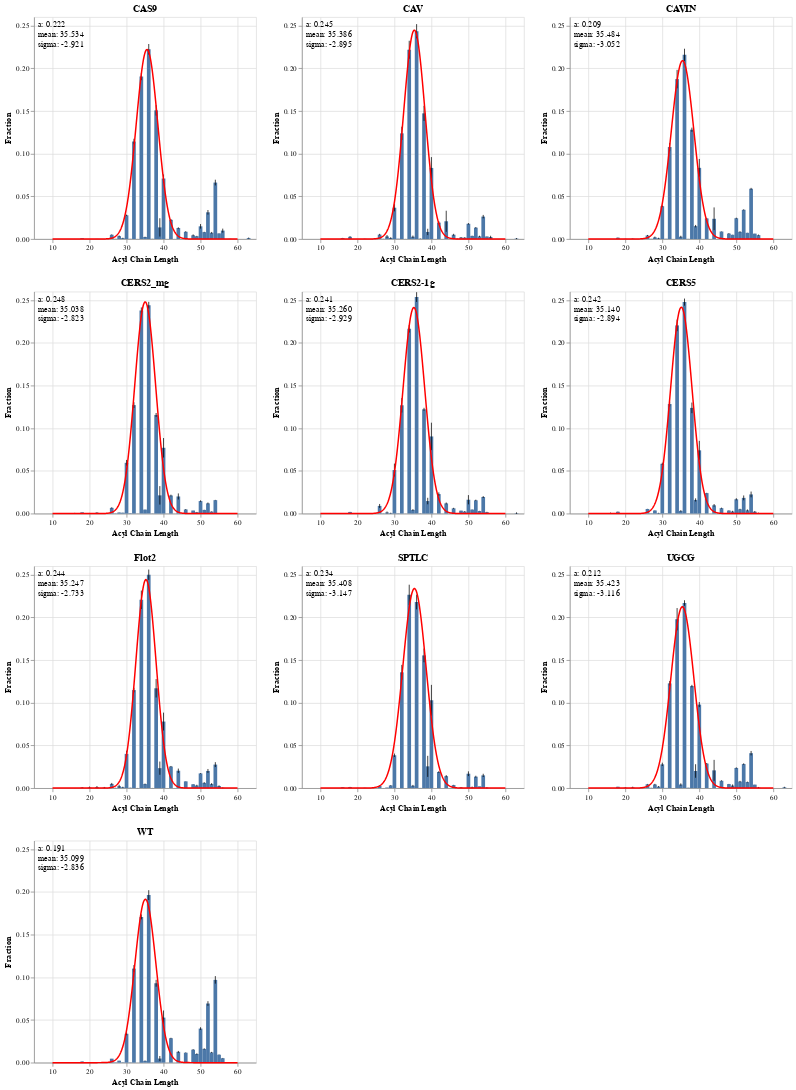

Write notebook code for a chart like this one.
### Code cell
chart_list = []
i = 0
def g(x,a,x0,sigma):
        return a*np.exp(-(x-x0)**2/(2*sigma**2))
    
for protein in ptnstd['protein'].unique():
    source = ptnstd[ptnstd['protein'] == protein]
    
    # create error bars
    err = alt.Chart(source).mark_errorbar(extent='stdev').encode(
        x='Acyl Chain Length:Q',
        y='Fraction:Q',
    )
    
    # create histogram
    bar = alt.Chart(source).mark_bar().encode(
        x='Acyl Chain Length:Q',
        y=alt.Y('mean(Fraction):Q').scale(domain=[0,.26]),
    ).properties(title=protein)
    
    # create gaussian
    x = ptns[(ptns['Acyl Chain Length'] % 2 == 0)]['Acyl Chain Length']
    y = ptns[protein].loc[x.index]
    
    # expected vals
    n = len(x)                         
    mean = sum(x*y)/n                  
    sigma = sum(y*(x-mean)**2)/n 
    
    popt,pcov = curve_fit(gaus,x,y,p0=[1,mean,sigma])
    
    xx = np.linspace(10, 60, 500)
    
    s = pd.DataFrame({'Acyl Chain Length':xx, 'y':gaus(xx, *popt)})
    
    gauss = alt.Chart(s).mark_line(color='red').encode(
        x='Acyl Chain Length:Q',
        y='y:Q'
    )
    
    text = alt.Chart({'values':[{}]}).mark_text(
        align="left", baseline="top"
    ).encode(
        x=alt.value(5),  # pixels from left
        y=alt.value(5),  # pixels from top
        text=alt.value([f"a: {popt[0]:.3f}", f"mean: {popt[1]:.3f}", f"sigma: {popt[2]:.3f}"])
    )
    
    # append to chart list
    chart = bar + err + gauss + text
    
    chart_list.append(chart)
    
    i +=1
    

side_by_side_err = alt.hconcat(*chart_list[:3]) & alt.hconcat(*chart_list[3:6]) & alt.hconcat(*chart_list[6:9]) & chart_list[9]

side_by_side_err

### Figure 1 — Vega-Lite specification as saved in the notebook (floating-point values rounded to 4 significant figures; data arrays with more than 128 entries replaced by an {"elided": "..."} marker saying what was removed)
{"config": {"view": {"continuousWidth": 300, "continuousHeight": 300}}, "vconcat": [{"hconcat": [{"layer": [{"mark": {"type": "bar"}, "encoding": {"x": {"field": "Acyl Chain Length", "type": "quantitative"}, "y": {"aggregate": "mean", "field": "Fraction", "scale": {"domain": [0, 0.26]}, "type": "quantitative"}}, "title": "CAS9"}, {"mark": {"type": "errorbar", "extent": "stdev"}, "encoding": {"x": {"field": "Acyl Chain Length", "type": "quantitative"}, "y": {"field": "Fraction", "type": "quantitative"}}}, {"data": {"name": "data-72bc2a580de34b12fb839f210866ef17"}, "mark": {"type": "line", "color": "red"}, "encoding": {"x": {"field": "Acyl Chain Length", "type": "quantitative"}, "y": {"field": "y", "type": "quantitative"}}}, {"data": {"name": "empty"}, "mark": {"type": "text", "align": "left", "baseline": "top"}, "encoding": {"text": {"value": ["a: 0.222", "mean: 35.534", "sigma: -2.921"]}, "x": {"value": 5}, "y": {"value": 5}}}], "data": {"name": "data-0e140cbde06a05112803624adbe51bd8"}}, {"layer": [{"mark": {"type": "bar"}, "encoding": {"x": {"field": "Acyl Chain Length", "type": "quantitative"}, "y": {"aggregate": "mean", "field": "Fraction", "scale": {"domain": [0, 0.26]}, "type": "quantitative"}}, "title": "CAV"}, {"mark": {"type": "errorbar", "extent": "stdev"}, "encoding": {"x": {"field": "Acyl Chain Length", "type": "quantitative"}, "y": {"field": "Fraction", "type": "quantitative"}}}, {"data": {"name": "data-1f7822287d46cb7f658b02cdb9376e16"}, "mark": {"type": "line", "color": "red"}, "encoding": {"x": {"field": "Acyl Chain Length", "type": "quantitative"}, "y": {"field": "y", "type": "quantitative"}}}, {"data": {"name": "empty"}, "mark": {"type": "text", "align": "left", "baseline": "top"}, "encoding": {"text": {"value": ["a: 0.245", "mean: 35.386", "sigma: -2.895"]}, "x": {"value": 5}, "y": {"value": 5}}}], "data": {"name": "data-cc2bc58d17b0c4a92ab9d878a3e1e896"}}, {"layer": [{"mark": {"type": "bar"}, "encoding": {"x": {"field": "Acyl Chain Length", "type": "quantitative"}, "y": {"aggregate": "mean", "field": "Fraction", "scale": {"domain": [0, 0.26]}, "type": "quantitative"}}, "title": "CAVIN"}, {"mark": {"type": "errorbar", "extent": "stdev"}, "encoding": {"x": {"field": "Acyl Chain Length", "type": "quantitative"}, "y": {"field": "Fraction", "type": "quantitative"}}}, {"data": {"name": "data-6d7c597e10f8c60f8a73c1cee5d879df"}, "mark": {"type": "line", "color": "red"}, "encoding": {"x": {"field": "Acyl Chain Length", "type": "quantitative"}, "y": {"field": "y", "type": "quantitative"}}}, {"data": {"name": "empty"}, "mark": {"type": "text", "align": "left", "baseline": "top"}, "encoding": {"text": {"value": ["a: 0.209", "mean: 35.484", "sigma: -3.052"]}, "x": {"value": 5}, "y": {"value": 5}}}], "data": {"name": "data-363cd3c5b3123c69106a1ce587fade77"}}]}, {"hconcat": [{"layer": [{"mark": {"type": "bar"}, "encoding": {"x": {"field": "Acyl Chain Length", "type": "quantitative"}, "y": {"aggregate": "mean", "field": "Fraction", "scale": {"domain": [0, 0.26]}, "type": "quantitative"}}, "title": "CERS2_mg"}, {"mark": {"type": "errorbar", "extent": "stdev"}, "encoding": {"x": {"field": "Acyl Chain Length", "type": "quantitative"}, "y": {"field": "Fraction", "type": "quantitative"}}}, {"data": {"name": "data-d4f92d112468a8737513e4da2a71bd6a"}, "mark": {"type": "line", "color": "red"}, "encoding": {"x": {"field": "Acyl Chain Length", "type": "quantitative"}, "y": {"field": "y", "type": "quantitative"}}}, {"data": {"name": "empty"}, "mark": {"type": "text", "align": "left", "baseline": "top"}, "encoding": {"text": {"value": ["a: 0.248", "mean: 35.038", "sigma: -2.823"]}, "x": {"value": 5}, "y": {"value": 5}}}], "data": {"name": "data-0ae249bd0a88a3a1af5ce70e6a57c3fc"}}, {"layer": [{"mark": {"type": "bar"}, "encoding": {"x": {"field": "Acyl Chain Length", "type": "quantitative"}, "y": {"aggregate": "mean", "field": "Fraction", "scale": {"domain": [0, 0.26]}, "type": "quantitative"}}, "title": "CERS2-1g"}, {"mark": {"type": "errorbar", "extent": "stdev"}, "encoding": {"x": {"field": "Acyl Chain Length", "type": "quantitative"}, "y": {"field": "Fraction", "type": "quantitative"}}}, {"data": {"name": "data-197b460940fac57b2639e493012feecc"}, "mark": {"type": "line", "color": "red"}, "encoding": {"x": {"field": "Acyl Chain Length", "type": "quantitative"}, "y": {"field": "y", "type": "quantitative"}}}, {"data": {"name": "empty"}, "mark": {"type": "text", "align": "left", "baseline": "top"}, "encoding": {"text": {"value": ["a: 0.241", "mean: 35.260", "sigma: -2.929"]}, "x": {"value": 5}, "y": {"value": 5}}}], "data": {"name": "data-8928244519f60bf3943d783d239680a2"}}, {"layer": [{"mark": {"type": "bar"}, "encoding": {"x": {"field": "Acyl Chain Length", "type": "quantitative"}, "y": {"aggregate": "mean", "field": "Fraction", "scale": {"domain": [0, 0.26]}, "type": "quantitative"}}, "title": "CERS5"}, {"mark": {"type": "errorbar", "extent": "stdev"}, "encoding": {"x": {"field": "Acyl Chain Length", "type": "quantitative"}, "y": {"field": "Fraction", "type": "quantitative"}}}, {"data": {"name": "data-835f9d4989b995d41f65c210a363b401"}, "mark": {"type": "line", "color": "red"}, "encoding": {"x": {"field": "Acyl Chain Length", "type": "quantitative"}, "y": {"field": "y", "type": "quantitative"}}}, {"data": {"name": "empty"}, "mark": {"type": "text", "align": "left", "baseline": "top"}, "encoding": {"text": {"value": ["a: 0.242", "mean: 35.140", "sigma: -2.894"]}, "x": {"value": 5}, "y": {"value": 5}}}], "data": {"name": "data-72a4758ad72767c398cdf6b47f78aa94"}}]}, {"hconcat": [{"layer": [{"mark": {"type": "bar"}, "encoding": {"x": {"field": "Acyl Chain Length", "type": "quantitative"}, "y": {"aggregate": "mean", "field": "Fraction", "scale": {"domain": [0, 0.26]}, "type": "quantitative"}}, "title": "Flot2"}, {"mark": {"type": "errorbar", "extent": "stdev"}, "encoding": {"x": {"field": "Acyl Chain Length", "type": "quantitative"}, "y": {"field": "Fraction", "type": "quantitative"}}}, {"data": {"name": "data-80fee7506c65e826a9c7e6ba7f3fbfff"}, "mark": {"type": "line", "color": "red"}, "encoding": {"x": {"field": "Acyl Chain Length", "type": "quantitative"}, "y": {"field": "y", "type": "quantitative"}}}, {"data": {"name": "empty"}, "mark": {"type": "text", "align": "left", "baseline": "top"}, "encoding": {"text": {"value": ["a: 0.244", "mean: 35.247", "sigma: -2.733"]}, "x": {"value": 5}, "y": {"value": 5}}}], "data": {"name": "data-a5d1b7f51dd2c6bdd86ca65f70bdddbb"}}, {"layer": [{"mark": {"type": "bar"}, "encoding": {"x": {"field": "Acyl Chain Length", "type": "quantitative"}, "y": {"aggregate": "mean", "field": "Fraction", "scale": {"domain": [0, 0.26]}, "type": "quantitative"}}, "title": "SPTLC"}, {"mark": {"type": "errorbar", "extent": "stdev"}, "encoding": {"x": {"field": "Acyl Chain Length", "type": "quantitative"}, "y": {"field": "Fraction", "type": "quantitative"}}}, {"data": {"name": "data-cb44cf4644cfd9cc96dd28d6bd24ebcf"}, "mark": {"type": "line", "color": "red"}, "encoding": {"x": {"field": "Acyl Chain Length", "type": "quantitative"}, "y": {"field": "y", "type": "quantitative"}}}, {"data": {"name": "empty"}, "mark": {"type": "text", "align": "left", "baseline": "top"}, "encoding": {"text": {"value": ["a: 0.234", "mean: 35.408", "sigma: -3.147"]}, "x": {"value": 5}, "y": {"value": 5}}}], "data": {"name": "data-2f628a3bb4d31cdf086f32e3fa17789f"}}, {"layer": [{"mark": {"type": "bar"}, "encoding": {"x": {"field": "Acyl Chain Length", "type": "quantitative"}, "y": {"aggregate": "mean", "field": "Fraction", "scale": {"domain": [0, 0.26]}, "type": "quantitative"}}, "title": "UGCG"}, {"mark": {"type": "errorbar", "extent": "stdev"}, "encoding": {"x": {"field": "Acyl Chain Length", "type": "quantitative"}, "y": {"field": "Fraction", "type": "quantitative"}}}, {"data": {"name": "data-334df25d7da731cb5822d3e1f2177ea3"}, "mark": {"type": "line", "color": "red"}, "encoding": {"x": {"field": "Acyl Chain Length", "type": "quantitative"}, "y": {"field": "y", "type": "quantitative"}}}, {"data": {"name": "empty"}, "mark": {"type": "text", "align": "left", "baseline": "top"}, "encoding": {"text": {"value": ["a: 0.212", "mean: 35.423", "sigma: -3.116"]}, "x": {"value": 5}, "y": {"value": 5}}}], "data": {"name": "data-667acebbb8b0c4bfe87015bd7fa05579"}}]}, {"layer": [{"mark": {"type": "bar"}, "encoding": {"x": {"field": "Acyl Chain Length", "type": "quantitative"}, "y": {"aggregate": "mean", "field": "Fraction", "scale": {"domain": [0, 0.26]}, "type": "quantitative"}}, "title": "WT"}, {"mark": {"type": "errorbar", "extent": "stdev"}, "encoding": {"x": {"field": "Acyl Chain Length", "type": "quantitative"}, "y": {"field": "Fraction", "type": "quantitative"}}}, {"data": {"name": "data-22a0cc946dabfa9ad6e25483be4c1b94"}, "mark": {"type": "line", "color": "red"}, "encoding": {"x": {"field": "Acyl Chain Length", "type": "quantitative"}, "y": {"field": "y", "type": "quantitative"}}}, {"data": {"name": "empty"}, "mark": {"type": "text", "align": "left", "baseline": "top"}, "encoding": {"text": {"value": ["a: 0.191", "mean: 35.099", "sigma: -2.836"]}, "x": {"value": 5}, "y": {"value": 5}}}], "data": {"name": "data-038e6707c63ca33725c4cf506216ceb4"}}], "$schema": "https://vega.github.io/schema/vega-lite/v5.16.3.json", "datasets": {"data-0e140cbde06a05112803624adbe51bd8": {"elided": "172 records"}, "data-72bc2a580de34b12fb839f210866ef17": {"elided": "500 records"}, "empty": [{}], "data-cc2bc58d17b0c4a92ab9d878a3e1e896": {"elided": "172 records"}, "data-1f7822287d46cb7f658b02cdb9376e16": {"elided": "500 records"}, "data-363cd3c5b3123c69106a1ce587fade77": {"elided": "172 records"}, "data-6d7c597e10f8c60f8a73c1cee5d879df": {"elided": "500 records"}, "data-0ae249bd0a88a3a1af5ce70e6a57c3fc": {"elided": "172 records"}, "data-d4f92d112468a8737513e4da2a71bd6a": {"elided": "500 records"}, "data-8928244519f60bf3943d783d239680a2": {"elided": "172 records"}, "data-197b460940fac57b2639e493012feecc": {"elided": "500 records"}, "data-72a4758ad72767c398cdf6b47f78aa94": {"elided": "172 records"}, "data-835f9d4989b995d41f65c210a363b401": {"elided": "500 records"}, "data-a5d1b7f51dd2c6bdd86ca65f70bdddbb": {"elided": "172 records"}, "data-80fee7506c65e826a9c7e6ba7f3fbfff": {"elided": "500 records"}, "data-2f628a3bb4d31cdf086f32e3fa17789f": {"elided": "172 records"}, "data-cb44cf4644cfd9cc96dd28d6bd24ebcf": {"elided": "500 records"}, "data-667acebbb8b0c4bfe87015bd7fa05579": {"elided": "172 records"}, "data-334df25d7da731cb5822d3e1f2177ea3": {"elided": "500 records"}, "data-038e6707c63ca33725c4cf506216ceb4": {"elided": "172 records"}, "data-22a0cc946dabfa9ad6e25483be4c1b94": {"elided": "500 records"}}}
